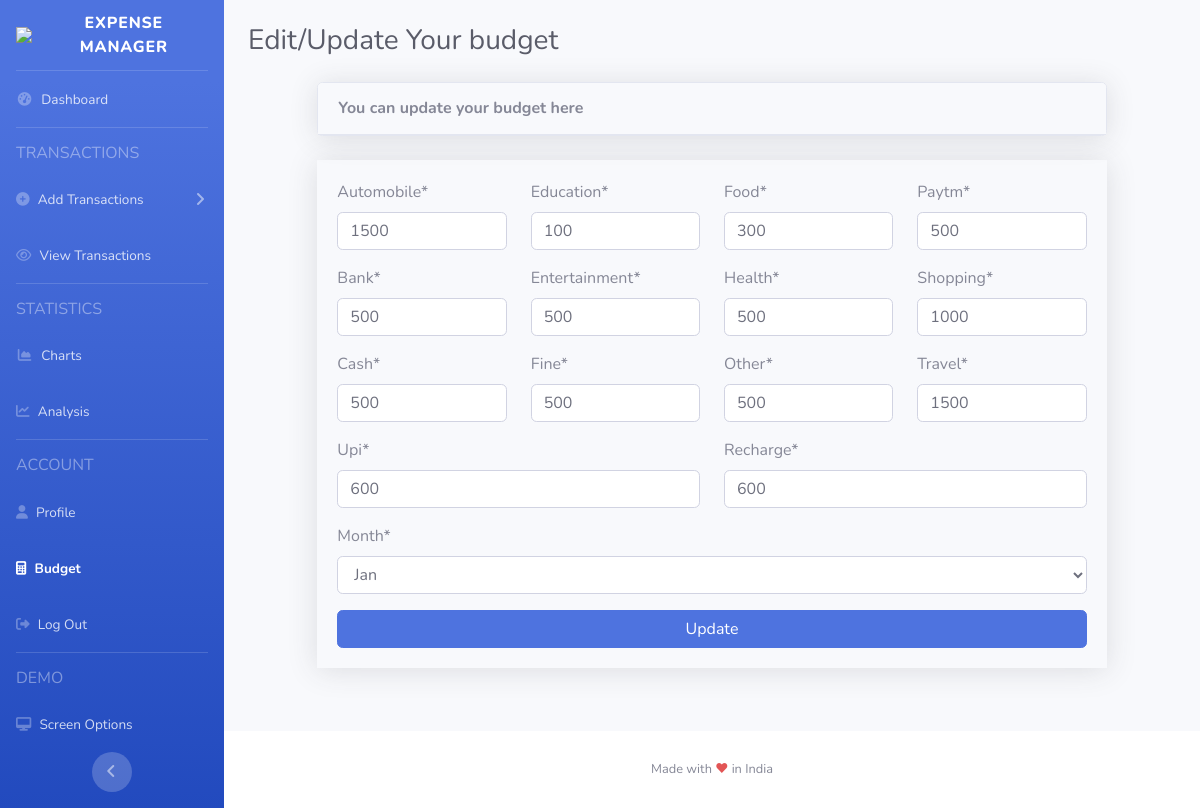
Screenshot of /demo/budget/1/update (signed in) with the database file from the repository.
### myapp/models.py (models this page shows, shortened)
class Budget(models.Model):
    user = models.ForeignKey(User, on_delete=models.CASCADE, null=True)
    automobile = models.IntegerField(default=1000)
    bank = models.IntegerField(default=1000)
    cash = models.IntegerField(default=1000)
    education = models.IntegerField(default=1000)
    entertainment = models.IntegerField(default=1000)
    fine = models.IntegerField(default=1000)
    food = models.IntegerField(default=1000)
    health = models.IntegerField(default=1000)
    other = models.IntegerField(default=1000)
    paytm = models.IntegerField(default=1000)
    recharge = models.IntegerField(default=1000)
    shopping = models.IntegerField(default=1000)
    travel = models.IntegerField(default=1000)
    upi = models.IntegerField(default=1000)
    months = [
        ('Jan', 'Jan'),
        ('Feb', 'Feb'),
        ('Mar', 'Mar'),
        ('Apr', 'Apr'),
        ('May', 'May'),
        ('Jun', 'Jun'),
        ('Jul', 'Jul'),
        ('Aug', 'Aug'),
        ('Sep', 'Sep'),
        ('Oct', 'Oct'),
        ('Nov', 'Nov'),
        ('Dec', 'Dec'),
    ]
    month = models.CharField(
        max_length=30,
        choices=months,
        default='Jan',
    )

### demo/views.py (the view)
# urls.py: path('budget/<int:pk>/update', BudgetUpdateView.as_view(), name='budget-update'),
class BudgetUpdateView(UserPassesTestMixin, UpdateView):
    model = Budget
    fields = ['automobile', 'bank', 'cash', 'education', 'entertainment', 'fine', 'food',
              'health', 'other', 'paytm', 'recharge', 'shopping', 'travel', 'upi', 'month']
    template_name = 'demo/budget_update.html'
    success_url = '/budget'
    def test_func(self):
        budget = self.get_object()
        if self.request.user == budget.user:
            return True
        return False

### templates/demo/budget_update.html (shortened to what this page needs)
{% extends 'demo/base.html' %}
{% load crispy_forms_tags %}
{% block navbar_budget %}
<li class="nav-item active">
    <a class="nav-link" href="{% url 'budget' %}">
        <i class="fa fa-calculator"></i>
        <span>Budget</span></a>
</li>
{% endblock %}
{% block content %}
<div class="container-fluid">
    <div class="d-sm-flex align-items-center justify-content-between my-4">
        <h1 class="h3 mb-0 text-gray-800">Edit/Update Your budget</h1>
    </div>
</div>
<div class="mx-auto">
    <div class="col-xl-10 col-lg-10 mx-auto">
        <div class="card shadow mb-4">
            <div class="card-header py-3 d-flex flex-row align-items-center justify-content-between">
                <h6 class="m-0 font-weight-bold ">
                    <span>You can update your budget here</span><br>
                </h6>
            </div>
        </div>
        <div class="card-body shadow">
            <form class="user align-items-center" enctype="multipart/form-data" method='post'>
                <div class="row">
                    <div class="col mx-auto">
                        {{ form.automobile|as_crispy_field }}
                        {{ form.bank|as_crispy_field }}
                        {{ form.cash|as_crispy_field }}
                    </div>
                    <div class="col mx-auto">
                        {{ form.education|as_crispy_field }}
                        {{ form.entertainment|as_crispy_field }}
                        {{ form.fine|as_crispy_field }}
                    </div>
                    <div class="col mx-auto">
                        {{ form.food|as_crispy_field }}
                        {{ form.health|as_crispy_field }}
                        {{ form.other|as_crispy_field }}
                    </div>
                    <div class="col mx-auto">
                        {{ form.paytm|as_crispy_field }}
                        {{ form.shopping|as_crispy_field }}
                        {{ form.travel|as_crispy_field }}
                    </div>
                </div>
                <div class="row">
                    <div class="col">
                        {{ form.upi|as_crispy_field }}
                    </div>
                    <div class="col">
                        {{ form.recharge|as_crispy_field }}
                    </div>
                </div>
                 <div class="row">
                    <div class="col">
                        {{ form.month|as_crispy_field }}
                    </div>
                </div>
                <div>
                    <button class="btn btn-primary btn-block" type="submit">
                        Update
                    </button>
                </div>
            </form>
        </div>
    </div>
</div>
{% endblock %}

### templates/demo/base.html (style rules this page uses)
input[type=number] { -moz-appearance: textfield; }

### rows the page displays
Budget: automobile "1500", bank "500", cash "500", education "100", entertainment "500", fine "500", food "300", health "500", other "500", paytm "500", shopping "1000", travel "1500", upi "600", recharge "600", month "Jan"
